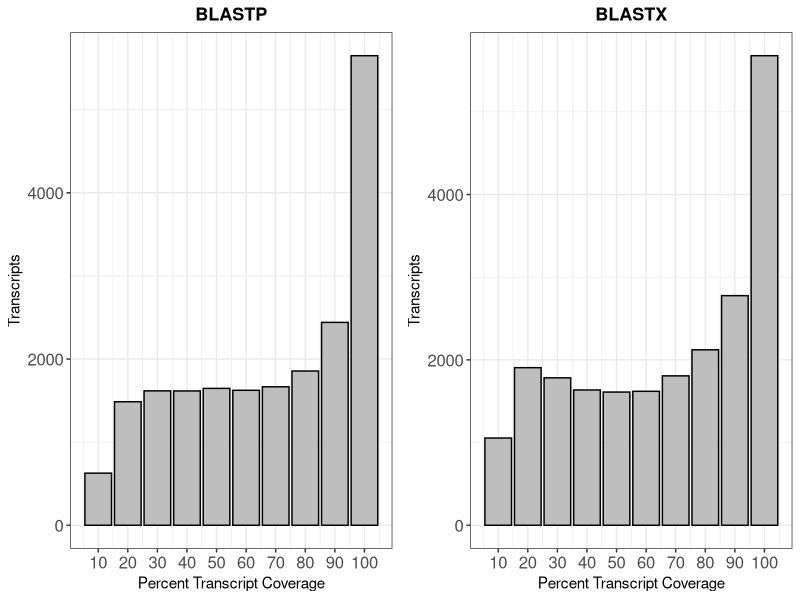

Here is the R script that generated this plot:
# full-length analysis 

per_cov=c(10,20, 30, 40, 50, 60, 70, 80, 90, 100)
proteins_blastp=c(627, 1486, 1617, 1616, 1647, 1624, 1666, 1856, 2441, 5650)
coverage_blastp <- data.frame(per_cov, proteins_blastp)
coverage_blastp

proteins_blastx=c(1055, 1906, 1783, 1636, 1611, 1620, 1807, 2122, 2777, 5679)

coverage_blastx <- data.frame(per_cov, proteins_blastx)

library(ggplot2)
library(grid)
library(gridExtra)
library(ggsci)

blastp <- ggplot(coverage_blastp, aes(x=per_cov, y=proteins_blastp)) + geom_bar(stat = "identity", fill = "grey", color = "black") +
  xlab("Percent Transcript Coverage") + theme_bw() + ylab("Transcripts") +  theme(axis.text.x = element_text(size=12)) + 
  scale_x_continuous(labels=as.character(per_cov), breaks = per_cov) + ggtitle("BLASTP") + 
  theme(plot.title = element_text(hjust = 0.5, size = 13, face = "bold")) +  theme(axis.text.y = element_text(size=12))

blastx <- ggplot(coverage_blastx, aes(x=per_cov, y=proteins_blastx)) + geom_bar(stat = "identity", fill= "grey", color = "black" ) +
   theme_bw() + ylab("Transcripts") + xlab("Percent Transcript Coverage") + theme(axis.text.x = element_text(size=12)) +
scale_x_continuous(labels=as.character(per_cov), breaks = per_cov) + ggtitle("BLASTX") + 
  theme(plot.title = element_text(hjust = 0.5, size = 13, face = "bold"))  +  theme(axis.text.y = element_text(size=12))


grid.arrange(blastp, blastx, ncol=2)


